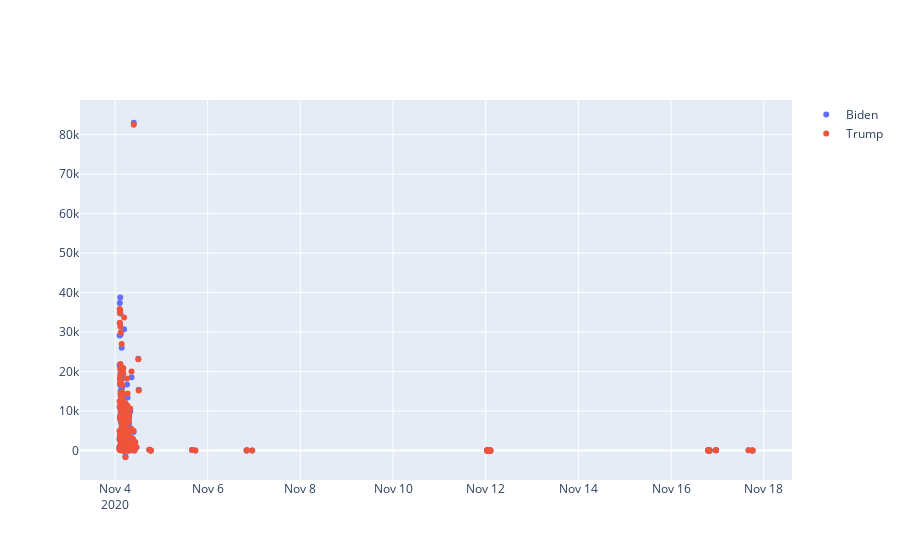

Source (notebook cell):
### Code cell
fig = go.Figure(data = [
    go.Scatter(x=dfs.index,y=dfs['biden_v'],name='Biden',mode='markers'),
    go.Scatter(x=dfs.index,y=dfs['trump_v'],name='Trump',mode='markers')
])
# fig = px.bar(x=dfs.index,y=[dfs['votes'],dfs['trump_v']])
pio.write_html(fig, file=f'graphs/bars.html', auto_open=True)
fig.show()

### Figure 1 — Plotly figure (JSON) as saved in the notebook; plotly's stock layout.template omitted (floating-point values rounded to 4 significant figures; data arrays with more than 128 entries replaced by an {"elided": "..."} marker saying what was removed)
{"data": [{"mode": "markers", "name": "Biden", "type": "scatter", "x": {"elided": "361 str values"}, "y": {"elided": "361 float values"}}, {"mode": "markers", "name": "Trump", "type": "scatter", "x": {"elided": "361 str values"}, "y": {"elided": "361 float values"}}], "layout": {}}
